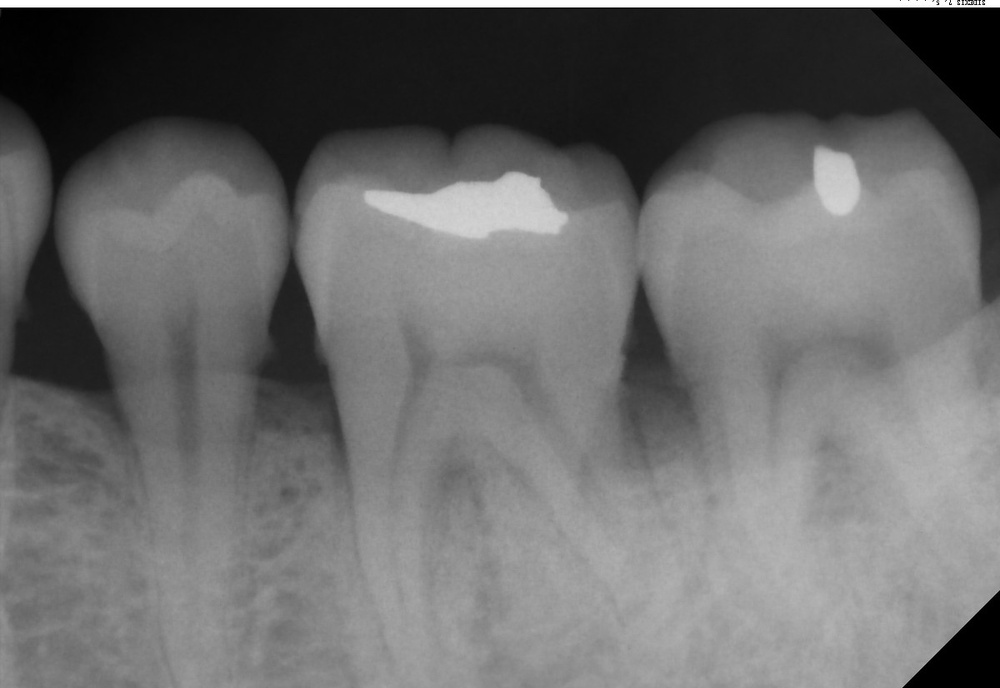
#> input picture Dataset/two_label_data_v2/origin/16.jpg, 1000 x 688 px, shrunk from 1200 x 825 before the run, found by its file name; its folder holds only this picture in this run
$ python GRAY_HE.py
#> lines starting #> are read from the running program, lines starting #| are printed output that depends on the picture
import os
import cv2

# 文件夾路徑
folder_path = "F:\\Lab\\share\\dataset\\two_label_data_v2\\origin"
output_folder = "F:\\Lab\\share\\dataset\\two_label_data_v2\\GRAY_HE"

# 如果输出文件夹不存在，则创建
if not os.path.exists(output_folder):
    os.makedirs(output_folder)

# 讀取資料夾下的所有檔案
for filename in os.listdir(folder_path):
    if filename.endswith(".jpg"):
        # 讀取原始影像
        img = cv2.imread(os.path.join(folder_path, filename))
#> img is the input picture: shape (688, 1000, 3); min 0, max 255, mean 107.8

        # 將影像轉換為灰度
        gray_img = cv2.cvtColor(img, cv2.COLOR_BGR2GRAY)

        # 對灰度影像進行直方圖均衡化
        equalized_img = cv2.equalizeHist(gray_img)
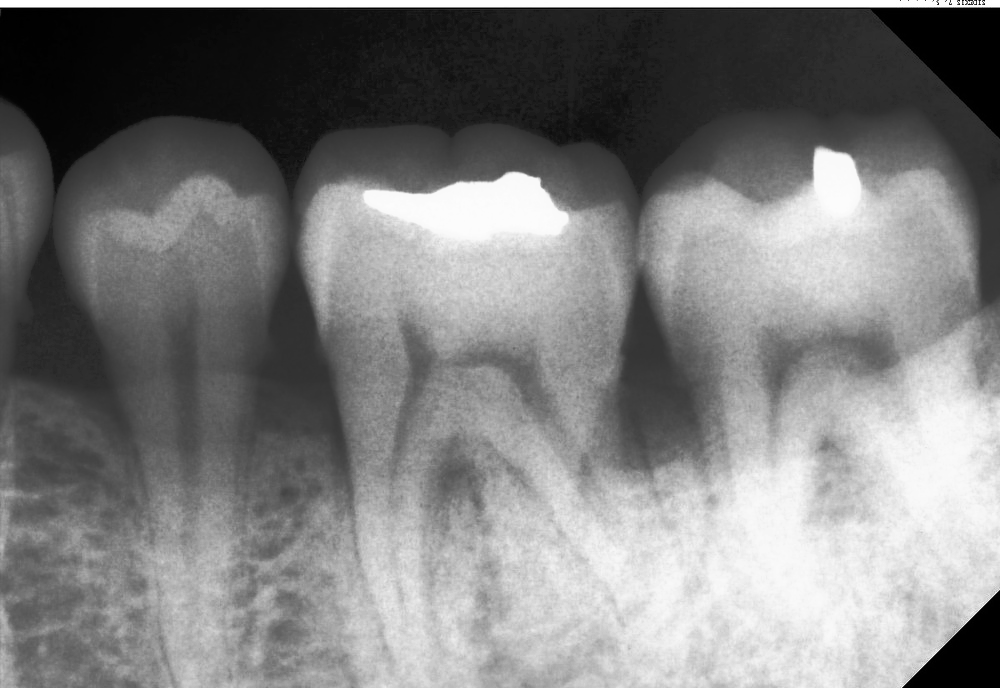
#> equalized_img: shape (688, 1000); min 0, max 255, mean 126.2

        # 保存直方图均衡化后的图像到输出文件夹
        output_path = os.path.join(output_folder, filename)
        cv2.imwrite(output_path, equalized_img)

$ run again, on Dataset/two_label_data_v2/origin/409.jpg
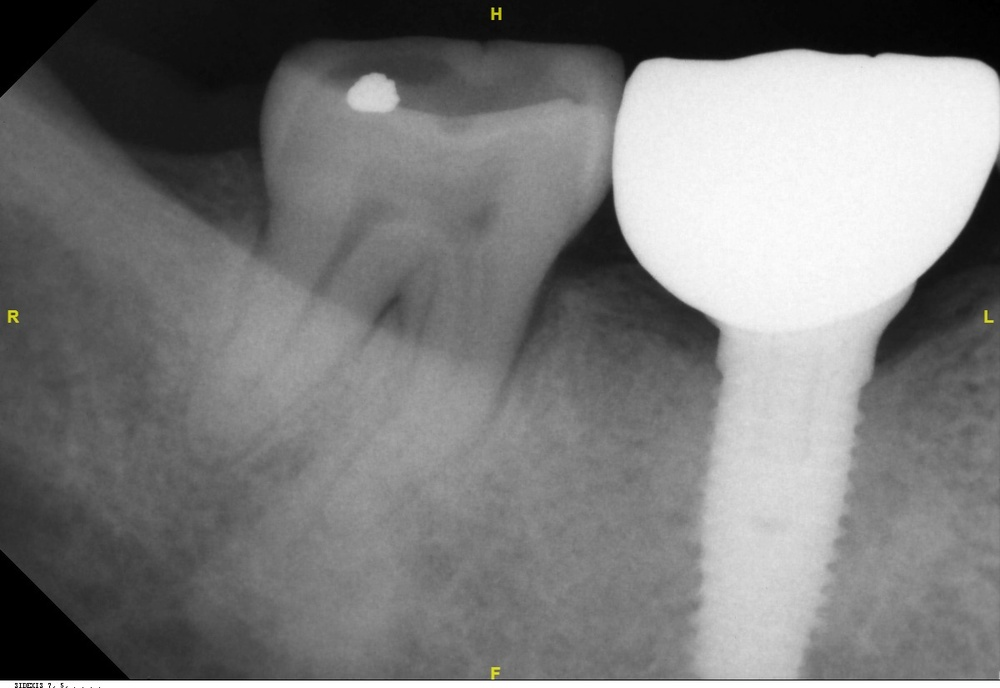
#> input picture Dataset/two_label_data_v2/origin/409.jpg, 1000 x 688 px, shrunk from 1200 x 825 before the run, found by its file name
#> img is the input picture: shape (688, 1000, 3); mean B, G, R 122.1, 122.2, 122.2
#> `equalized_img = cv2.equalizeHist(gray_img)`:
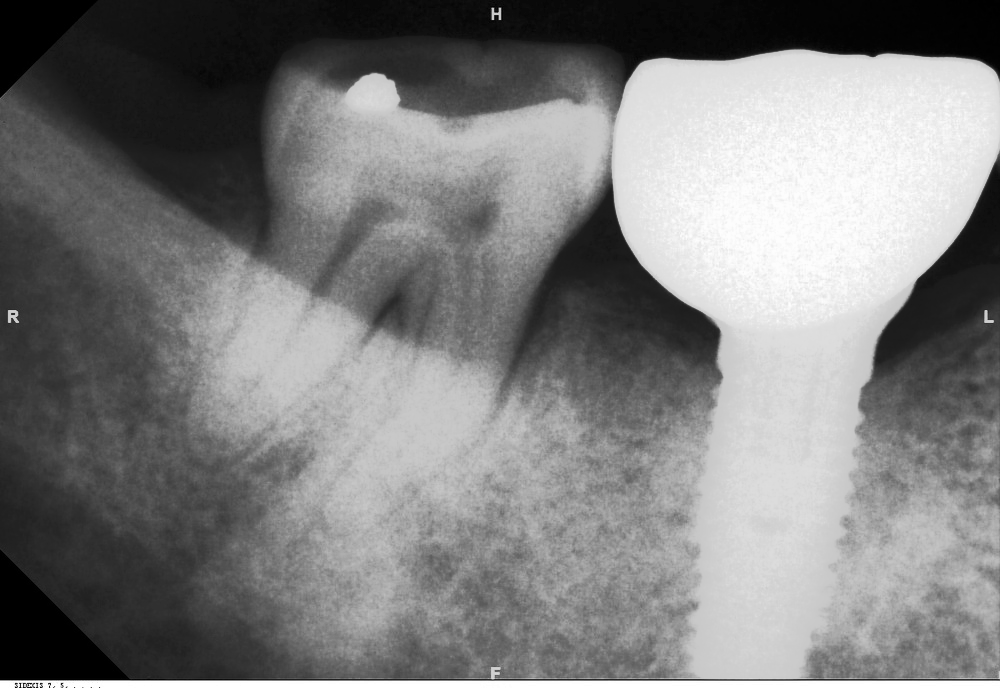
#> equalized_img: shape (688, 1000); min 0, max 255, mean 126.1

$ run again, on Dataset/two_label_data_v2/origin/80.jpg
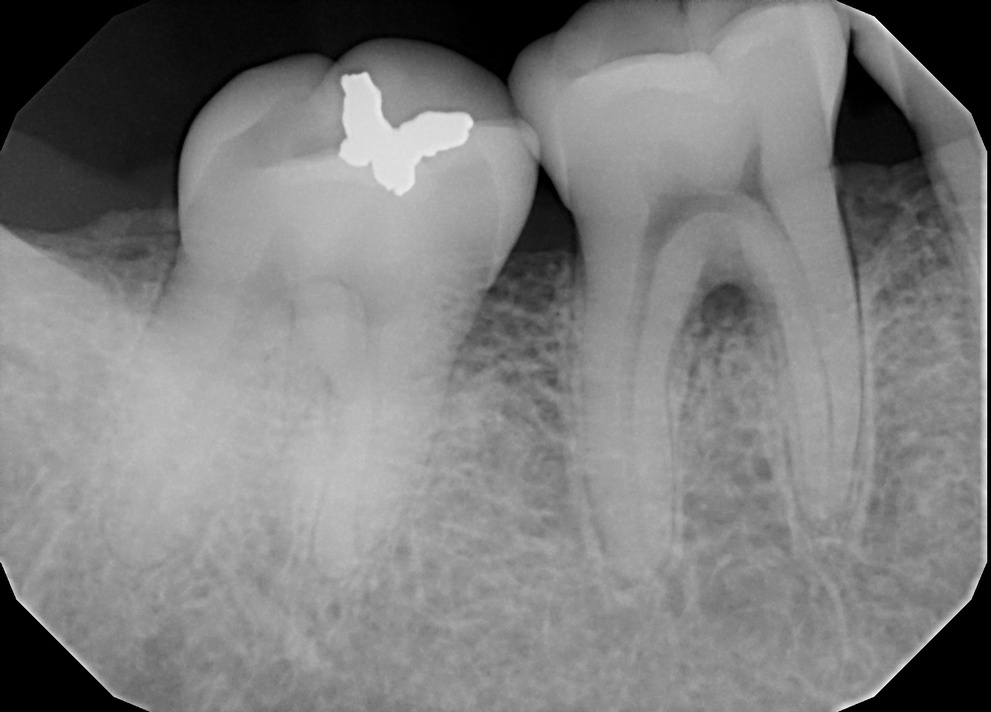
#> input picture Dataset/two_label_data_v2/origin/80.jpg, 991 x 712 px, shrunk from 1842 x 1324 before the run, found by its file name
#> img is the input picture: shape (712, 991, 3); min 0, max 255, mean 125.4
#> `equalized_img = cv2.equalizeHist(gray_img)`:
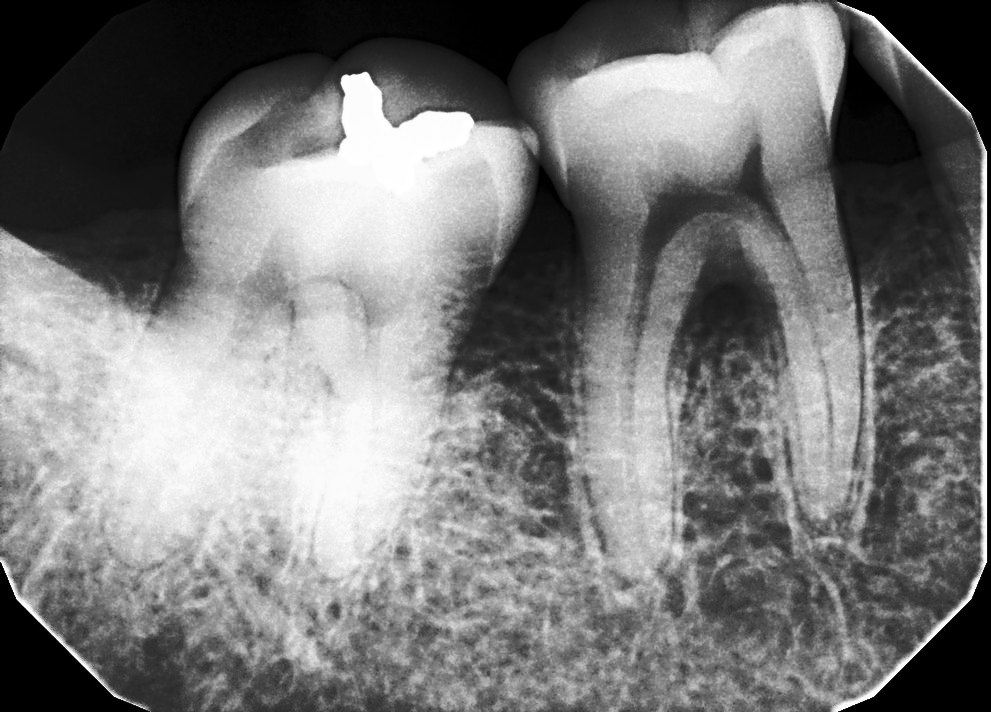
#> equalized_img: shape (712, 991); min 0, max 255, mean 121.6

$ run again, on Dataset/two_label_data_v2/origin/279.jpg
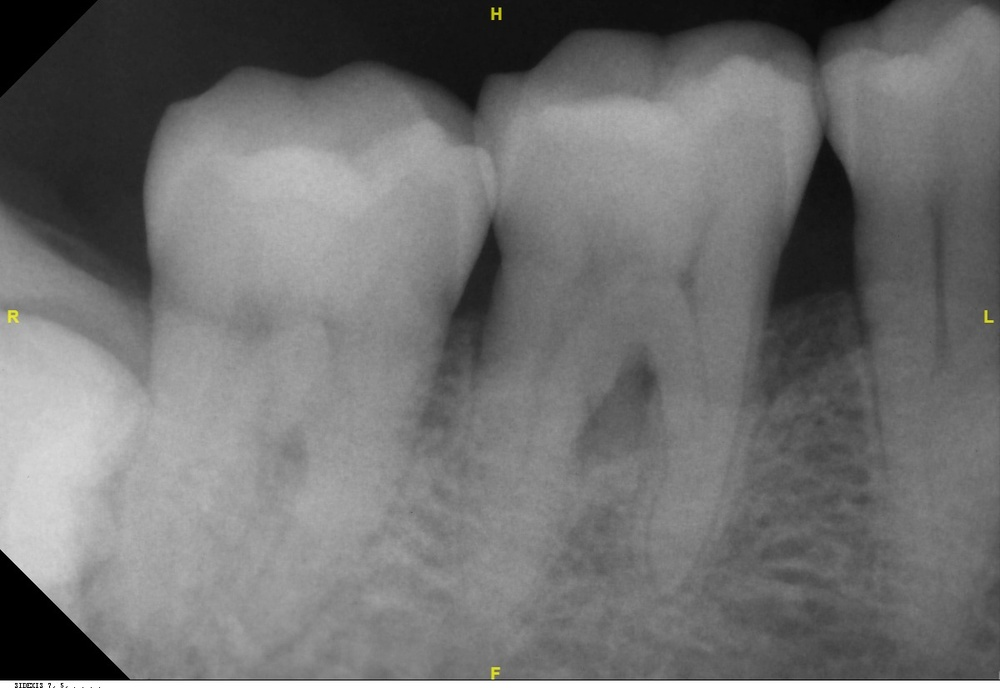
#> input picture Dataset/two_label_data_v2/origin/279.jpg, 1000 x 688 px, shrunk from 1200 x 825 before the run, found by its file name
#> img is the input picture: shape (688, 1000, 3); mean B, G, R 112.3, 112.4, 112.4
#> `equalized_img = cv2.equalizeHist(gray_img)`:
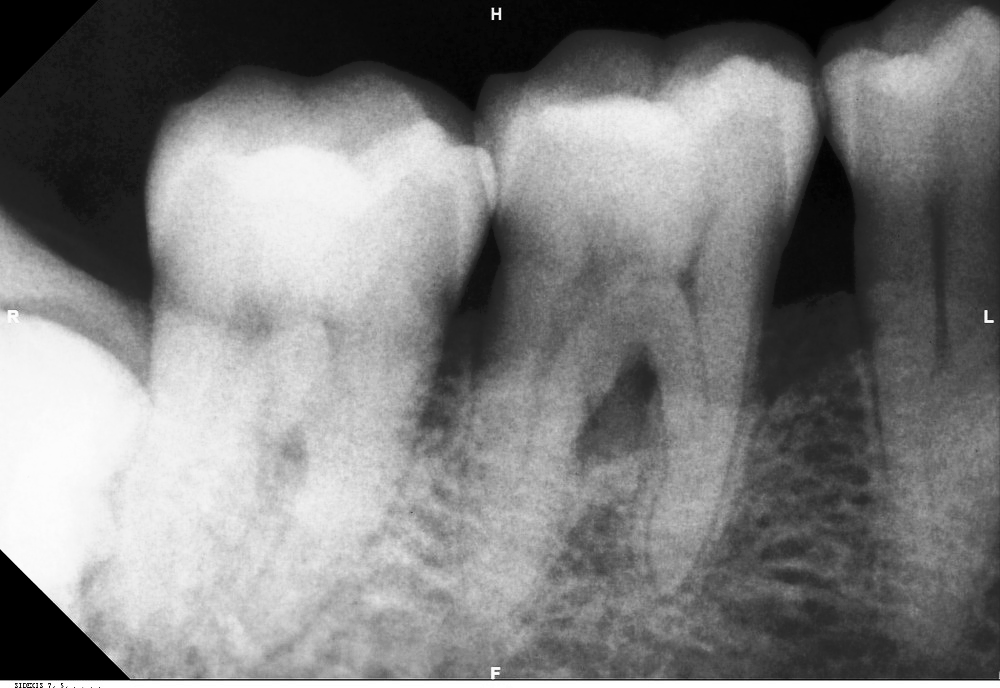
#> equalized_img: shape (688, 1000); min 0, max 255, mean 126.2

$ run again, on Dataset/two_label_data_v2/origin/283.jpg
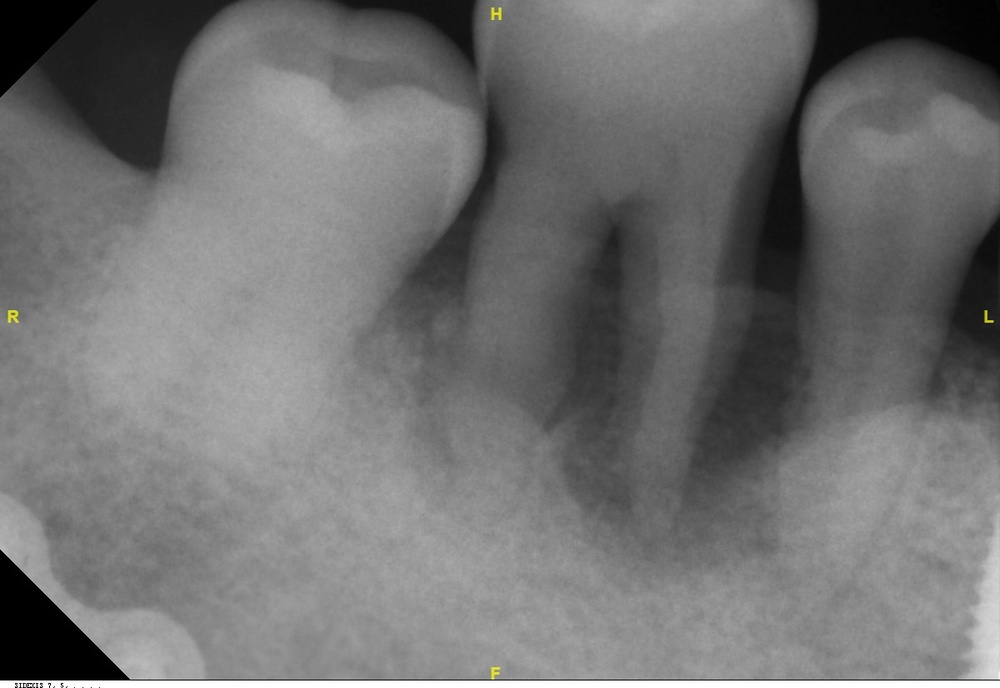
#> input picture Dataset/two_label_data_v2/origin/283.jpg, 1000 x 688 px, shrunk from 1200 x 825 before the run, found by its file name
#> img is the input picture: shape (688, 1000, 3); mean B, G, R 113, 113.1, 113.1
#> `equalized_img = cv2.equalizeHist(gray_img)`:
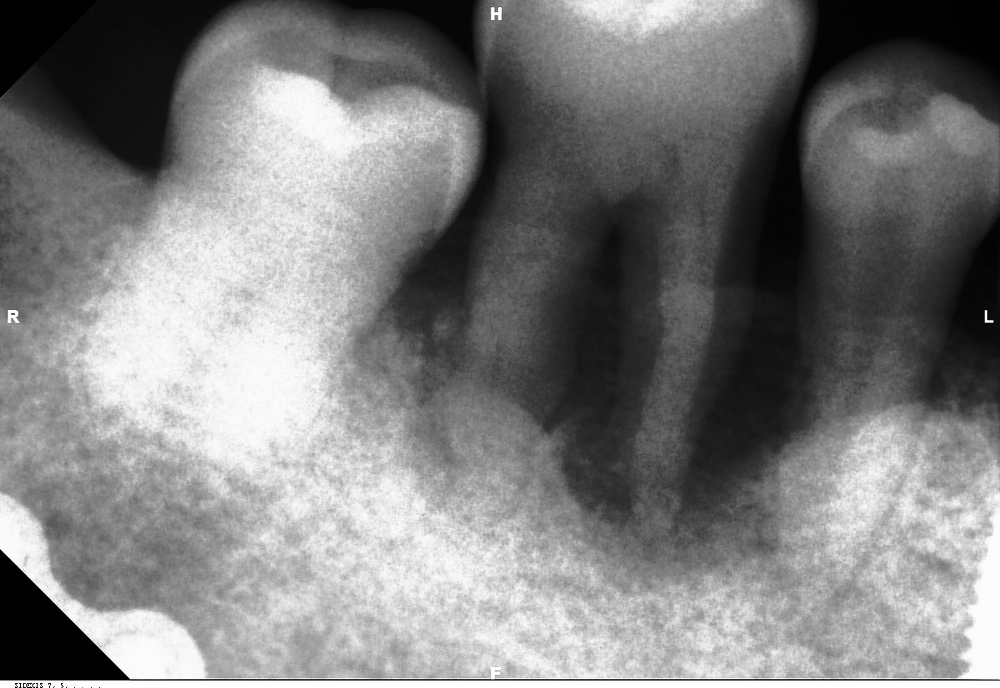
#> equalized_img: shape (688, 1000); min 0, max 255, mean 126.4
